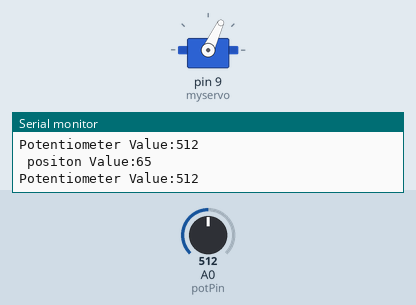
Bench run of a sketch on a simulated Arduino Uno, built with avr-gcc and run on an emulated ATmega328P. Shown: servo, the last lines printed to the serial monitor. The test bench sets the inputs (shaded band); at power-on: A0 (potPin) = 512.

Above: at 1.2 s.
1.3 s: A0 (potPin) set to 84
At 2.1 s:
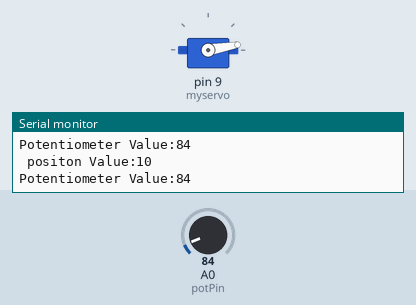
2.8 s: A0 (potPin) set to 73
At 4.0 s:
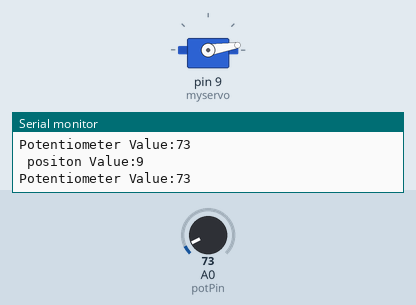
4.3 s: A0 (potPin) set to 306
At 4.7 s:
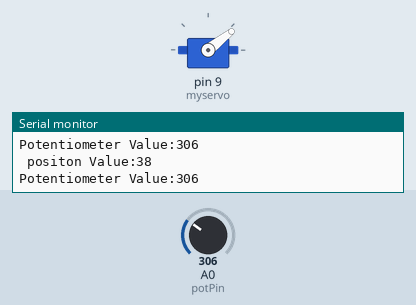
5.8 s: A0 (potPin) set to 776
At 6.2 s:
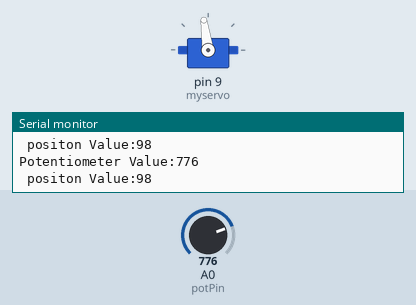
7.3 s: A0 (potPin) set to 800
At 7.7 s:
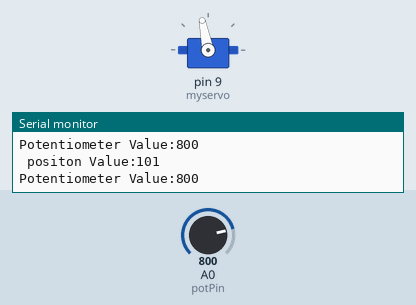
8.8 s: A0 (potPin) set to 987
At 10.0 s:
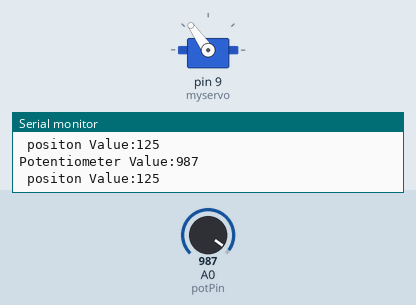
10.3 s: A0 (potPin) set to 1017
Timing chart, 0 to 13.3 s (numbered marks = the images above; inputs shaded):
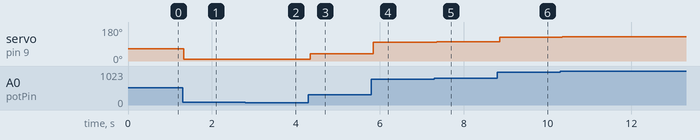

Measured:
- after the input at 1.3 s, servo on pin 9 (myservo): 65° → 10° at once
- after the input at 2.8 s, servo on pin 9 (myservo): 10° → 9° after 0.05 s
- after the input at 4.3 s, servo on pin 9 (myservo): 9° → 38° at once
- after the input at 5.8 s, servo on pin 9 (myservo): 38° → 98° after 0.05 s
- after the input at 7.3 s, servo on pin 9 (myservo): 98° → 101° after 0.06 s
- after the input at 8.8 s, servo on pin 9 (myservo): 101° → 125° after 0.06 s
- after the input at 10.3 s, servo on pin 9 (myservo): 125° → 129° after 0.05 s

The sketch:

workingbasemanual.ino
```cpp
#include <Servo.h>

//#include <Servo.h> //import library

Servo myservo;   // create servo object to control a servo
int potPin = A0;  // analog pin used to connect potentiometer
int potVal;       // variable to store the value read from the potentiometer
int maxPos = 130; // set the max base rotation number (0 to 180)

void setup() {
  Serial.begin(9600);          //  setup serial
  myservo.attach(9);  // attaches the servo on pin 9 to the servo object

}

void loop() {
  potVal = analogRead(potPin);            // reads value from potentiometer at analog pin (value between 0 and 1023)
  Serial.print("Potentiometer Value:"); // prints the value on serial monitor, the ADC value read by ardunio 0 to 1023
  Serial.println(potVal);
  Serial.print(" "); //print space between the value

  potVal = map(potVal, 0, 1023, 0, maxPos);     // scale it to use it with the servo (value between 0 and 180) so 1023 value is max reotation of 180
  myservo.write(potVal);                  // sets the servo position according to the scaled value
  Serial.print("positon Value:");
  Serial.print(potVal); // prints value of val
  Serial.println(); //prints on a new line
  delay(10);                           // waits for the servo to get there, waits for loop to execute again

}
```
